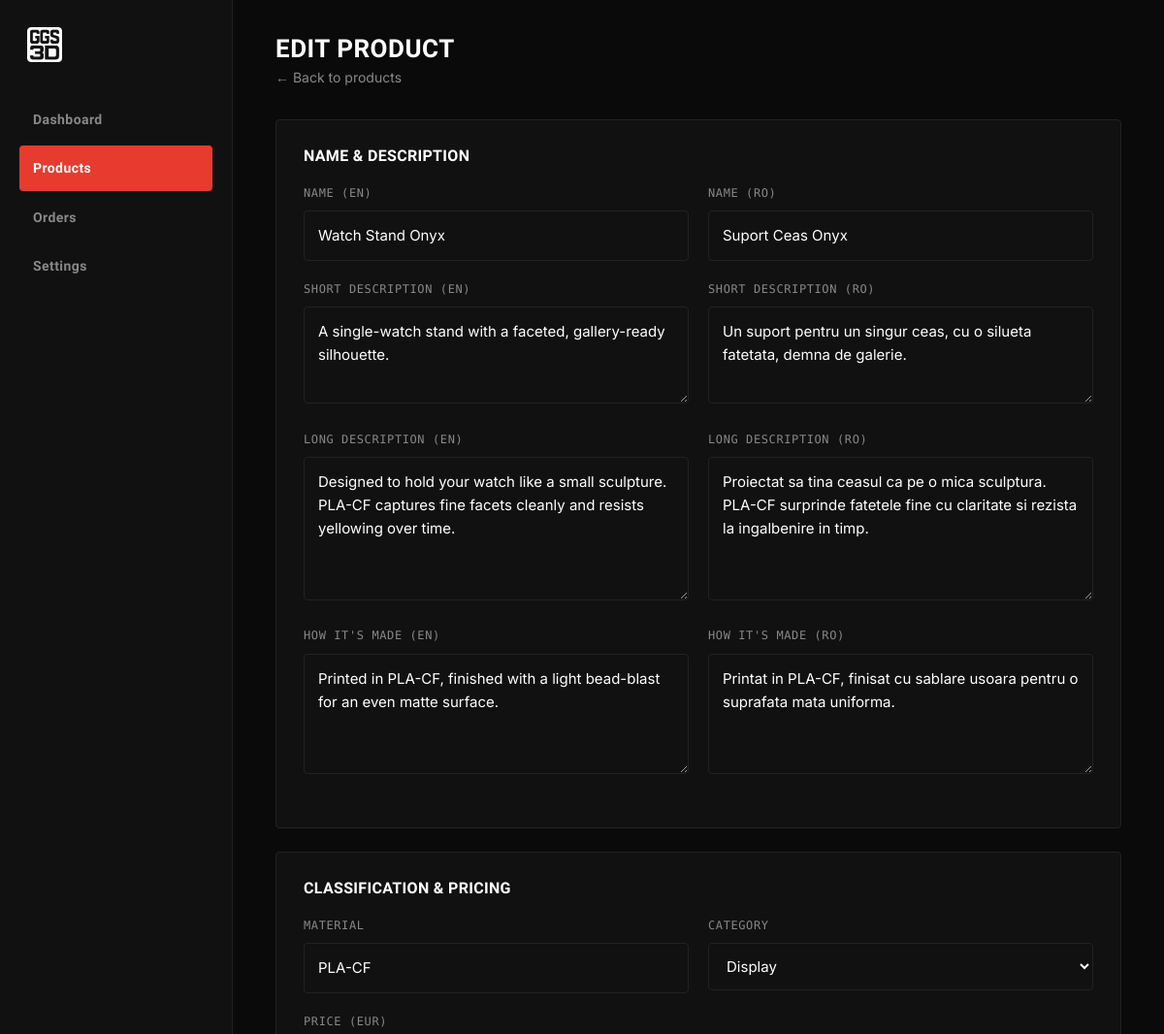
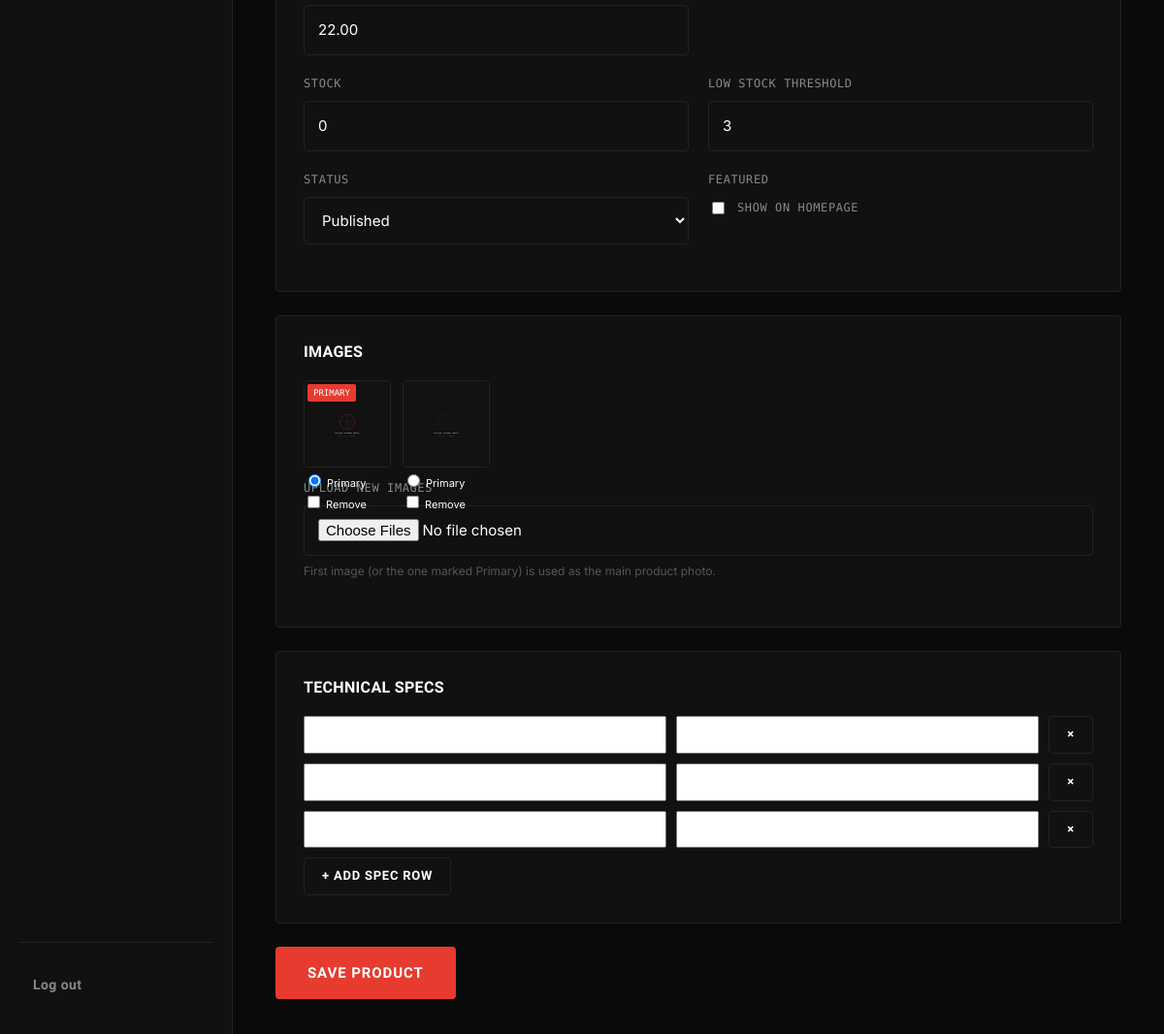
The app's page /admin/product-edit.php?id=6 (signed in) with its own data (2 pictures, top to bottom).
### tables this page shows
CREATE TABLE IF NOT EXISTS products (
  id INT AUTO_INCREMENT PRIMARY KEY,
  slug VARCHAR(100) UNIQUE,
  name_en VARCHAR(200),
  name_ro VARCHAR(200),
  desc_short_en TEXT,
  desc_short_ro TEXT,
  desc_long_en TEXT,
  desc_long_ro TEXT,
  how_made_en TEXT,
  how_made_ro TEXT,
  material VARCHAR(100),
  category ENUM('desk','display','automotive','other'),
  price_eur DECIMAL(10,2),
  stock INT DEFAULT 0,
  stock_threshold INT DEFAULT 3,
  images JSON,                     
  specs JSON,                      
  status ENUM('published','draft') DEFAULT 'draft',
  featured TINYINT(1) DEFAULT 0,
  created_at TIMESTAMP DEFAULT CURRENT_TIMESTAMP,
  updated_at TIMESTAMP DEFAULT CURRENT_TIMESTAMP ON UPDATE CURRENT_TIMESTAMP
);

### admin/product-edit.php (the view, shortened to what this page needs)
<?php
$db = ggs_db();
$id = isset($_GET['id']) && ctype_digit($_GET['id']) ? (int) $_GET['id'] : null;
$product = [
  'slug' => '', 'name_en' => '', 'name_ro' => '',
  'desc_short_en' => '', 'desc_short_ro' => '',
  'desc_long_en' => '', 'desc_long_ro' => '',
  'how_made_en' => '', 'how_made_ro' => '',
  'material' => '', 'category' => 'desk',
  'price_eur' => '', 'stock' => 0, 'stock_threshold' => 3,
  'images' => [], 'specs' => [],
  'status' => 'draft', 'featured' => 0,
];
if ($id) {
  $stmt = $db->prepare('SELECT * FROM products WHERE id = ?');
  $stmt->execute([$id]);
  $existing = $stmt->fetch();
  $existing['images'] = json_decode($existing['images'] ?? '[]', true) ?: [];
  $existing['specs'] = json_decode($existing['specs'] ?? '[]', true) ?: [];
  $product = array_merge($product, $existing);
}
require __DIR__ . '/../includes/admin-header.php';
?>
<div class="admin-topbar">
  <div>
    <h1><?= $id ? 'Edit Product' : 'Add Product' ?></h1>
    <div class="subtitle"><a href="/studio/admin/products.php">&larr; Back to products</a></div>
  </div>
</div>
<form method="post" action="/studio/admin/product-edit.php<?= $id ? '?id=' . $id : '' ?>" enctype="multipart/form-data">
  <div class="admin-panel">
    <h3>Name &amp; description</h3>
    <div class="form-row">
      <div class="form-group"><label>Name (EN)</label><input type="text" name="name_en" value="<?= htmlspecialchars($product['name_en']) ?>" required></div>
      <div class="form-group"><label>Name (RO)</label><input type="text" name="name_ro" value="<?= htmlspecialchars($product['name_ro']) ?>"></div>
    </div>
    <div class="form-row">
      <div class="form-group"><label>Short description (EN)</label><textarea name="desc_short_en" rows="3"><?= htmlspecialchars($product['desc_short_en']) ?></textarea></div>
      <div class="form-group"><label>Short description (RO)</label><textarea name="desc_short_ro" rows="3"><?= htmlspecialchars($product['desc_short_ro']) ?></textarea></div>
    </div>
    <div class="form-row">
      <div class="form-group"><label>Long description (EN)</label><textarea name="desc_long_en" rows="5"><?= htmlspecialchars($product['desc_long_en']) ?></textarea></div>
      <div class="form-group"><label>Long description (RO)</label><textarea name="desc_long_ro" rows="5"><?= htmlspecialchars($product['desc_long_ro']) ?></textarea></div>
    </div>
    <div class="form-row">
      <div class="form-group"><label>How it's made (EN)</label><textarea name="how_made_en" rows="4"><?= htmlspecialchars($product['how_made_en']) ?></textarea></div>
      <div class="form-group"><label>How it's made (RO)</label><textarea name="how_made_ro" rows="4"><?= htmlspecialchars($product['how_made_ro']) ?></textarea></div>
    </div>
  </div>
  <div class="admin-panel">
    <h3>Classification &amp; pricing</h3>
    <div class="form-row">
      <div class="form-group"><label>Material</label><input type="text" name="material" value="<?= htmlspecialchars($product['material']) ?>" placeholder="ASA-CF"></div>
      <div class="form-group">
        <label>Category</label>
        <select name="category">
          <?php foreach (['desk','display','automotive','other'] as $c): ?>
            <option value="<?= $c ?>" <?= $product['category'] === $c ? 'selected' : '' ?>><?= ucfirst($c) ?></option>
          <?php endforeach; ?>
        </select>
      </div>
    </div>
    <div class="form-row">
      <div class="form-group"><label>Price (EUR)</label><input type="number" step="0.01" min="0" name="price_eur" value="<?= htmlspecialchars((string) $product['price_eur']) ?>" required></div>
      <div class="form-group"></div>
    </div>
    <div class="form-row">
      <div class="form-group"><label>Stock</label><input type="number" min="0" name="stock" value="<?= (int) $product['stock'] ?>"></div>
      <div class="form-group"><label>Low stock threshold</label><input type="number" min="0" name="stock_threshold" value="<?= (int) $product['stock_threshold'] ?>"></div>
    </div>
    <div class="form-row">
      <div class="form-group">
        <label>Status</label>
        <select name="status">
          <option value="published" <?= $product['status'] === 'published' ? 'selected' : '' ?>>Published</option>
        </select>
      </div>
      <div class="form-group">
        <label>Featured</label>
        <div class="toggle-switch">
          <input type="checkbox" id="featured" name="featured" value="1" <?= $product['featured'] ? 'checked' : '' ?>>
          <label for="featured" style="margin:0;">Show on homepage</label>
        </div>
      </div>
    </div>
  </div>
  <div class="admin-panel">
    <h3>Images</h3>
    <?php if ($product['images']): ?>
      <div class="image-upload-grid">
        <?php foreach ($product['images'] as $i => $img): ?>
          <div class="thumb-wrap">
            <?php if ($i === 0): ?><span class="primary-flag">PRIMARY</span><?php endif; ?>
            <img src="<?= htmlspecialchars($img) ?>" alt="">
            <label style="display:block;font-size:11px;margin-top:4px;">
              <input type="radio" name="primary_image" value="<?= htmlspecialchars($img) ?>" <?= $i === 0 ? 'checked' : '' ?>> Primary
            </label>
            <label style="display:block;font-size:11px;">
              <input type="checkbox" name="remove_image[]" value="<?= htmlspecialchars($img) ?>"> Remove
            </label>
          </div>
        <?php endforeach; ?>
      </div>
    <?php endif; ?>
    <div class="form-group">
      <label>Upload new images</label>
      <input type="file" name="images[]" multiple accept="image/png,image/jpeg,image/webp,image/svg+xml">
      <div class="form-hint">First image (or the one marked Primary) is used as the main product photo.</div>
    </div>
  </div>
  <div class="admin-panel">
    <h3>Technical specs</h3>
    <div id="specs-editor">
      <?php $specs = $product['specs'] ?: [['key' => '', 'value' => '']]; ?>
      <?php foreach ($specs as $spec): ?>
        <div class="specs-editor-row">
          <input type="text" name="spec_key[]" placeholder="Dimensions" value="<?= htmlspecialchars($spec['key']) ?>">
          <input type="text" name="spec_value[]" placeholder="220 x 100 x 60 mm" value="<?= htmlspecialchars($spec['value']) ?>">
          <button type="button" class="btn btn-outline btn-sm" data-remove-spec-row>×</button>
        </div>
      <?php endforeach; ?>
    </div>
    <button type="button" class="btn btn-outline btn-sm" id="add-spec-row">+ Add spec row</button>
  </div>
  <button type="submit" class="btn btn-primary">Save Product</button>
</form>
<?php require __DIR__ . '/../includes/admin-footer.php'; ?>

### assets/css/main.css (style rules this page uses)
:root { --bg: #0a0a0a; --surface: #111111; --surface-alt: #1a1a1a; --border: #222222; --accent: #E63B2E; --accent-hover: #ff5240; --text: #ffffff; --text-secondary: #888888; --text-muted: #555555; --success: #2ecc71; --warning: #e6b800; --danger: #E63B2E; --font-heading: 'Rajdhani', sans-serif; --font-body: 'Inter', sans-serif; --font-mono: 'Space Mono', monospace; --container-width: 1240px; --header-height: 76px; --radius: 4px; --transition: 0.25s ease; }
*, *::before, *::after { box-sizing: border-box; }
html, body, h1, h2, h3, h4, h5, h6, p, ul, ol, figure { margin: 0; padding: 0; }
img, picture, video { max-width: 100%; display: block; }
a { color: inherit; text-decoration: none; }
button, input, select, textarea { font: inherit; color: inherit; }
button { cursor: pointer; background: none; border: none; }
html { scroll-behavior: smooth; }
body { background: var(--bg); color: var(--text); font-family: var(--font-body); line-height: 1.6; -webkit-font-smoothing: antialiased; overflow-x: hidden; }
h1, h2, h3, h4, h5 { font-family: var(--font-heading); font-weight: 700; text-transform: uppercase; letter-spacing: 0.02em; line-height: 1.1; }
.btn { display: inline-flex; align-items: center; justify-content: center; gap: 8px; padding: 14px 32px; font-family: var(--font-heading); font-weight: 600; font-size: 15px; text-transform: uppercase; letter-spacing: 0.06em; border-radius: var(--radius); border: 1px solid transparent; transition: all var(--transition); white-space: nowrap; }
.btn-primary { background: var(--accent); color: #fff; }
.btn-outline { background: transparent; border-color: var(--border); color: var(--text); }
.btn-sm { padding: 8px 18px; font-size: 13px; }
.form-group { margin-bottom: 20px; }
.form-group label { display: block; font-family: var(--font-mono); font-size: 12px; text-transform: uppercase; letter-spacing: 0.05em; color: var(--text-secondary); margin-bottom: 8px; }
.form-group input, .form-group select, .form-group textarea { width: 100%; background: var(--surface); border: 1px solid var(--border); border-radius: var(--radius); padding: 13px 14px; color: var(--text); font-size: 15px; transition: border-color var(--transition); }
.form-row { display: grid; grid-template-columns: 1fr 1fr; gap: 20px; }
.form-hint { color: var(--text-muted); font-size: 12px; margin-top: 6px; }

### assets/css/admin.css (style rules this page uses)
body.admin-body { background: var(--bg); min-height: 100vh; }
.admin-topbar { display: flex; justify-content: space-between; align-items: center; margin-bottom: 32px; }
.admin-topbar h1 { font-size: 26px; }
.admin-topbar .subtitle { color: var(--text-secondary); font-size: 14px; margin-top: 4px; }
.admin-panel { background: var(--surface); border: 1px solid var(--border); border-radius: var(--radius); padding: 28px; margin-bottom: 24px; }
.admin-panel h3 { font-size: 16px; margin-bottom: 20px; }
.image-upload-grid { display: flex; gap: 12px; flex-wrap: wrap; margin-bottom: 12px; }
.image-upload-grid .thumb-wrap { position: relative; width: 90px; height: 90px; }
.image-upload-grid img { width: 90px; height: 90px; object-fit: cover; border-radius: var(--radius); border: 1px solid var(--border); }
.image-upload-grid .primary-flag { position: absolute; top: 4px; left: 4px; background: var(--accent); color: #fff; font-size: 9px; padding: 2px 6px; border-radius: 2px; font-family: var(--font-mono); }
.specs-editor-row { display: grid; grid-template-columns: 1fr 1fr auto; gap: 10px; margin-bottom: 10px; }
.toggle-switch { display: inline-flex; align-items: center; gap: 10px; }
.toggle-switch input { width: auto; }

### records on screen
products: name_en "Watch Stand Onyx", name_ro "Suport Ceas Onyx", desc_short_en "A single-watch stand with a faceted, gallery-ready silhouette.", desc_short_ro "Un suport pentru un singur ceas, cu o silueta fatetata, demna de galerie.", desc_long_en "Designed to hold your watch like a small sculpture. PLA-CF captures fine facets cleanly and resists yellowing over time.", desc_long_ro "Proiectat sa tina ceasul ca pe o mica sculptura. PLA-CF surprinde fatetele fine cu claritate si rezista la ingalbenire in timp.", how_made_en "Printed in PLA-CF, finished with a light bead-blast for an even matte surface.", how_made_ro "Printat in PLA-CF, finisat cu sablare usoara pentru o suprafata mata uniforma.", material "PLA-CF", category "Display", price_eur "22.00", stock "0", stock_threshold "3", status "Published"
